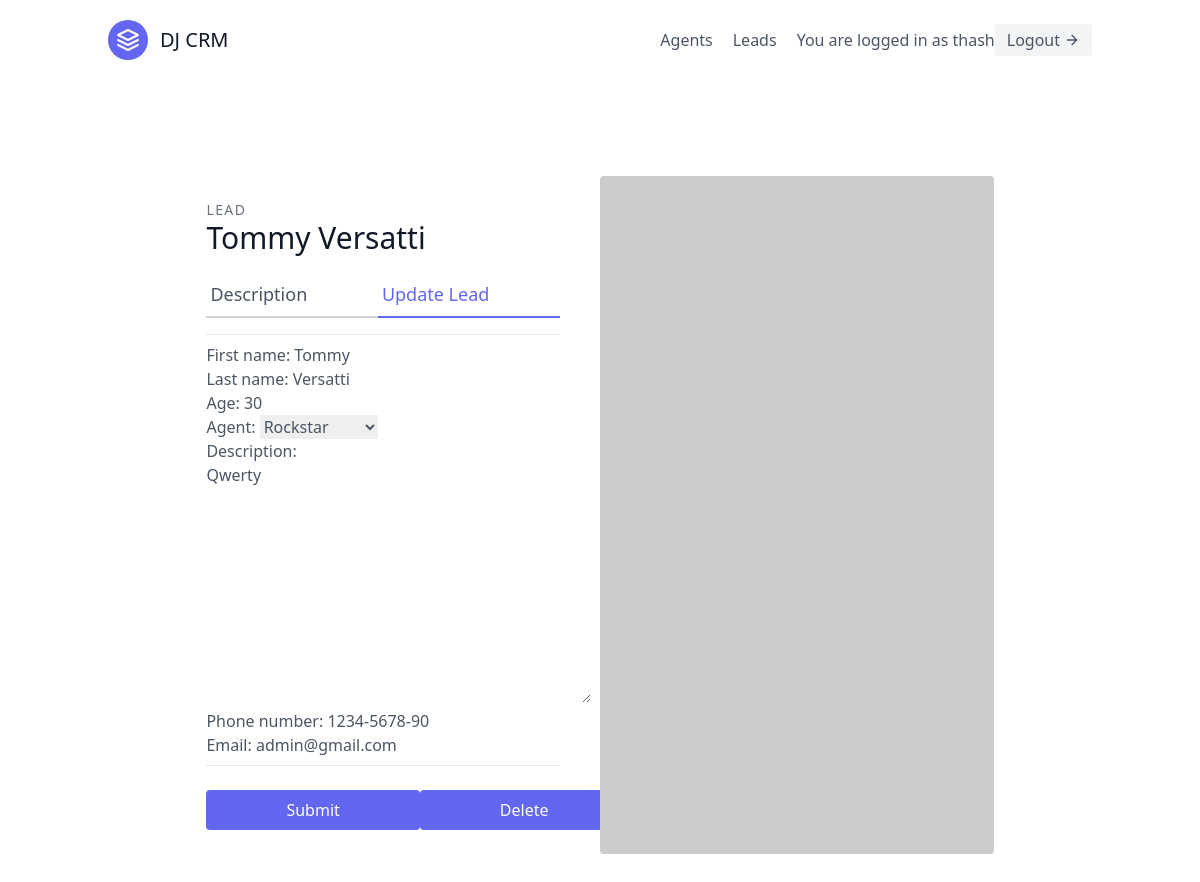
Page /leads/2/update/ (signed in) on the committed database.
### leads/models.py (models this page shows)
class User(AbstractUser):
    is_organiser = models.BooleanField(default=True)
    is_agent = models.BooleanField(default=False)

class Lead(models.Model):
    first_name = models.CharField(max_length=20)
    last_name = models.CharField(max_length=20)
    age = models.IntegerField(default=0)
    agent = models.ForeignKey(Agent, null=True, blank=True, on_delete=models.SET_NULL)
    organisation = models.ForeignKey(UserProfile, on_delete=models.CASCADE)
    category = models.ForeignKey("Category", related_name="leads",  null=True, blank=True, on_delete=models.SET_NULL)
    description = models.TextField()
    date_added = models.DateTimeField(auto_now_add=True)
    phone_number = models.CharField(max_length=20)
    email = models.EmailField()
    def __str__(self):
        return self.first_name + " " + self.last_name

### leads/views.py (the view, shortened to what this page needs)
# urls.py: path('<int:pk>/update/', views.LeadUpdateView.as_view(), name='update'),
class LeadUpdateView(OrganizerAndLoginRequiredMixin, generic.UpdateView):
    template_name = "leads/leads_update.html"
    form_class = LeadModelForm
    def get_queryset(self):
        user = self.request.user
        return Lead.objects.filter(organisation=user.userprofile)

### leads/forms.py
class LeadModelForm(forms.ModelForm):
    class Meta:
        model = Lead
        fields = (
            'first_name',
            'last_name',
            'age',
            'agent',
            'description',
            'phone_number',
            'email',
        )

### agents/mixins.py (called while the page is built)
    def dispatch(self, request, *args, **kwargs):
        if not request.user.is_authenticated or not request.user.is_organiser:
            return redirect("leads:list")
        return super().dispatch(request, *args, **kwargs)

### leads/models.py (called while the page is built)
    def __str__(self):
        return self.user.username

### leads/templates/leads/leads_update.html (shortened to what this page needs)
{% extends "base.html" %}
{% block content %}
    <section class="text-gray-600 body-font overflow-hidden">
        <div class="container px-5 py-24 mx-auto">
        <div class="lg:w-4/5 mx-auto flex flex-wrap">
            <div class="lg:w-1/2 w-full lg:pr-10 lg:py-6 mb-6 lg:mb-0">
            <h2 class="text-sm title-font text-gray-500 tracking-widest">LEAD</h2>
            <h1 class="text-gray-900 text-3xl title-font font-medium mb-4">{{ lead }}</h1>
            <div class="flex mb-4">
                <a href="{% url 'leads:detail' lead.pk %}" class="flex-grow border-b-2 border-gray-300 py-2 text-lg px-1">Description</a>
                <a class="flex-grow text-indigo-500 border-b-2 border-indigo-500 py-2 text-lg px-1">Update Lead</a>
            </div>
            <form method="post">
                <div class="mb-6 border-t border-b border-gray-200 py-2">
                {{ form.as_p }}
                </div>
                <div class="flex mt-4">
                    <button class="flex text-white bg-indigo-500 border-0 py-2 px-20 focus:outline-none hover:bg-indigo-600 rounded" type="submit">Submit</button>
                    <a href="{% url 'leads:delete' lead.pk %}" class="flex ml-auto text-white bg-indigo-500 border-0 py-2 px-20 focus:outline-none hover:bg-indigo-600 rounded">Delete</a>
                </div>
            </form>
            </div>
            <img alt="ecommerce" class="lg:w-1/2 w-full lg:h-auto h-64 object-cover object-center rounded" src="https://dummyimage.com/400x400">
        </div>
        </div>
    </section>
{% endblock content %}

### templates/navbar.html (shortened to what this page needs)
<header class="text-gray-600 body-font">
    <div class="container mx-auto flex flex-wrap p-5 flex-col md:flex-row items-center">
        <a class="flex title-font font-medium items-center text-gray-900 mb-4 md:mb-0">
            <svg xmlns="http://www.w3.org/2000/svg" fill="none" stroke="currentColor" stroke-linecap="round" stroke-linejoin="round" stroke-width="2" class="w-10 h-10 text-white p-2 bg-indigo-500 rounded-full" viewBox="0 0 24 24">
            <path d="M12 2L2 7l10 5 10-5-10-5zM2 17l10 5 10-5M2 12l10 5 10-5"></path>
            </svg>
            <span class="ml-3 text-xl">DJ CRM</span>
        </a>
        <nav class="md:ml-auto flex flex-wrap items-center text-base justify-center">
            {% if request.user.is_organiser %}
            <a href="{% url 'agents:list' %}" class="mr-5 hover:text-gray-900">Agents</a>
            {% endif %}
            <a href="{% url 'leads:list' %}" class="mr-5 hover:text-gray-900">Leads</a>
        </nav>
        {% if request.user.is_authenticated %}
        You are logged in as {{ request.user.username }}
        <a href="{% url 'logout' %}" class="inline-flex items-center bg-gray-100 border-0 py-1 px-3 focus:outline-none hover:bg-gray-200 rounded text-base mt-4 md:mt-0">Logout
            <svg fill="none" stroke="currentColor" stroke-linecap="round" stroke-linejoin="round" stroke-width="2" class="w-4 h-4 ml-1" viewBox="0 0 24 24">
            <path d="M5 12h14M12 5l7 7-7 7"></path>
            </svg>
        </a>
        {% endif %}
    </div>
</header>

### rows in the picture
User: user.username "thash"
Lead: first_name+last_name "Tommy Versatti", first_name "Tommy", last_name "Versatti", age "30", agent "Rockstar", description "Qwerty", phone_number "1234-5678-90", email "admin@gmail.com"
